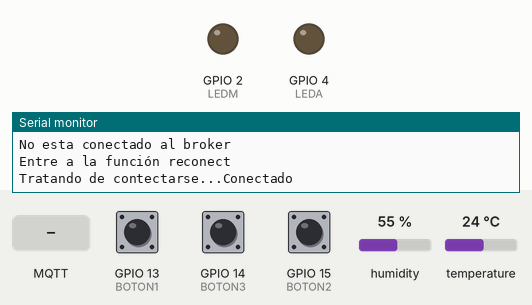
The sketch below on a simulated ESP32. Parts: output pins drawn as LEDs (lit = HIGH), the last lines printed to the serial monitor. Dashed ring = blinking. Inputs (shaded band) come from the test bench; at power-on: GPIO 14 (BOTON3) HIGH, GPIO 15 (BOTON2) HIGH, temperature 24 °C, GPIO 13 (BOTON1) HIGH, humidity 55 %. WiFi joins after 1.5 s; servers stay silent unless stated; no MQTT or app messages arrive unless stated.

Above: at 4.2 s.
4.3 s: MQTT message "true" arrives on the third subscribed topic
At 5.1 s:
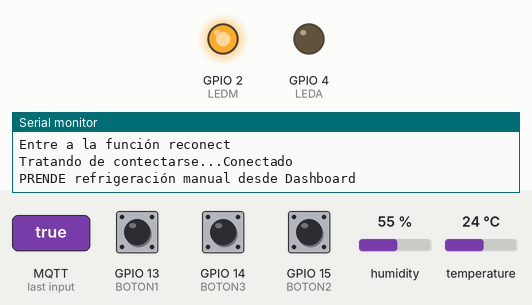
5.9 s: GPIO 14 (BOTON3) pulled LOW for 1 s
At 6.37 s:
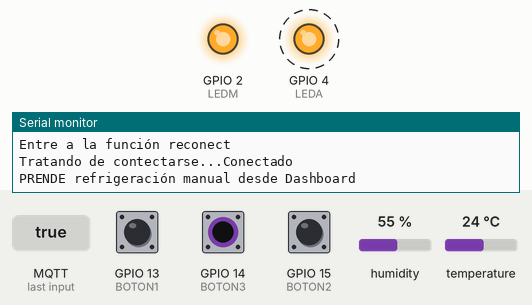
9.4 s: GPIO 15 (BOTON2) pulled LOW for 3.2 s
At 13.7 s:
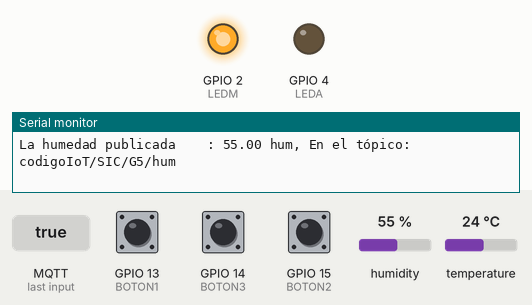
14.1 s: MQTT message "false" arrives on the third subscribed topic
At 14.7 s:
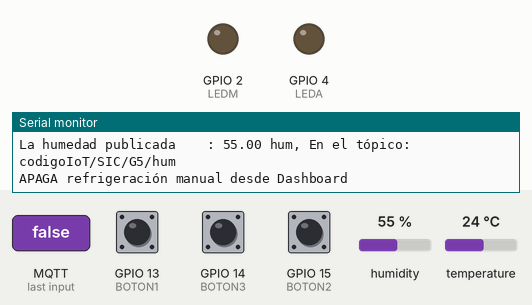
15.6 s: temperature set to 30 °C
19.6 s: temperature set to 33 °C
At 24.2 s:
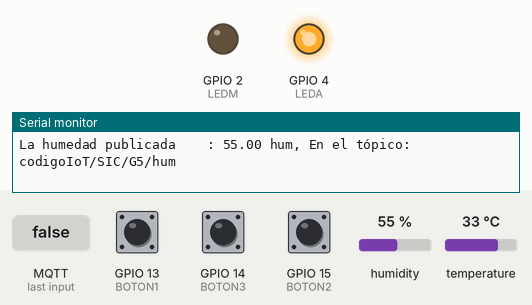
Timing chart, 0 to 25.7 s (numbered marks = the images above; inputs shaded):
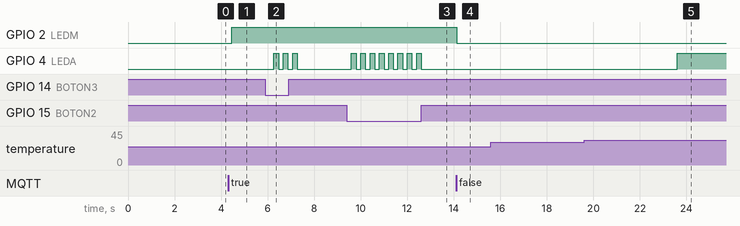

Measured:
- the behaviour switches between 31 and 32 °C on temperature (found by bisection; images 4 and 5)
- after the input at 4.3 s, GPIO 2 (LEDM): LOW → HIGH after 0.17 s
- after the input at 5.9 s, GPIO 4 (LEDA): alternates HIGH for 0.20 s and LOW for 0.20 s, 6 changes in all, then stays LOW, starting after 0.37 s
- after the input at 9.4 s, GPIO 4 (LEDA): alternates HIGH for 0.20 s and LOW for 0.20 s, 16 changes in all, then stays LOW, starting after 0.20 s
- after the input at 14.1 s, GPIO 2 (LEDM): HIGH → LOW at once
- after the input at 19.6 s, GPIO 4 (LEDA): LOW → HIGH after 4.0 s

The sketch:

Ejemplo_Esp32Cam_MQTT-Basic_OpenHab.ino
```cpp
/*
 * Administración de Refrigeración operado en OpenHab
 * Por: Armida González Lorence
 * Fecha: 30 de mayo de 2022
 *
 * Programa creado a partir de los programas MQTT_basic y ESP32Cam_Operadores
 * También me base en el programa de Refrigeración
 *
 * Características
 *   Sensor de temperatura y humedad
 *   Boton1: Manual. Activa la refrigeración al ser presionado
 *   Boton2: Alta demanda
 *   Boton3: Sobre carga de funcionamiento
 *
 *   Led1: Refrigeracion manual
 *   Led2: Refrigeración automática
 *
 *   Que se encienda la refrigeracion manual cada que se presione el boton de manual
 *
 *   La refrigeracion manual tiene prioridad a la refrigeracion automática.
 *
 *   Si la termperatura es alta (mayor a 28, por ejemplo), se activa la refrigeracion automática
 *
 *   Si tengo alta demanda o sobre carga, se activa la refrigeración automática
 *
 *   Si tengo alta demanda o sobrecarga de funcionamiento y ademas temperatura alta, se activan ambas refrigeraciones
 *
 *   Botones 14, 15, 13
 *   Leds 4, 2
 *   DHT11 12
 */
// Ejercicio de ejemplo de Esp32Cam, publicando con MQTTBasic y viendo en OpenHab
// Bibliotecas
#include <WiFi.h>  // Biblioteca para el control de WiFi
#include <PubSubClient.h> //Biblioteca para conexion MQTT
#include "DHT.h" // Incluir la biblioteca de DHT11

//Datos de WiFi
const char* ssid = "CASTILLO";  // Aquí debes poner el nombre de tu red
const char* password = "YolandaC23";  // Aquí debes poner la contraseña de tu red

//Datos del broker MQTT
//Puse un Broker IP público; para actualizar con: nslookup broker.hivemq.com en terminal ubuntu
const char* mqtt_server = "192.168.39.131"; //esta es la dirección IP local (la saque en terminal con ifconfig)
const char* topicTemp= "codigoIoT/SIC/G5/temp"; //Tema en el que se publica la temperatura de DHT11
const char* topicHum= "codigoIoT/SIC/G5/hum"; //Tema en el que se publica la humedad de DHT11
const char* topicLed= "codigoIoT/SIC/G5/led"; //Tema para leer el switc de activar manual
IPAddress server(192,168,39,131);


// Constantes
// Constantes para manejar el DHT11
#define DHTPIN 12       // Digital pin connected to the DHT sensor
#define DHTTYPE DHT11   // DHT 11
#define TemperaturaAlta 32 // Límite de temperatura, para acivar la refrigeración Automática (LEDA en pin 4) y que no ocupe memoria


const int BOTON1 = 13; // Manual
const int BOTON2 = 15; // Alta Demanda
const int BOTON3 = 14; // Sobrecarga de Funcionamiento

const int LEDM = 2; // Refrigeración MANUAL
const int LEDA = 4; // Refreigeración Automática


// Definición de objetos
WiFiClient espClient; // Este objeto maneja los datos de conexion WiFi
PubSubClient client(espClient); // Este objeto maneja los datos de conexion al broker
DHT dht(DHTPIN, DHTTYPE);   // Objeto para manejar el DHT11


// Variables
int dato1=0, dato2=0, dato3=0, l=1;
float t, h, tant=0,timeNow,timeLast=0;
int wait = 5000; //Tiempo de espera para madar mensajes por MQTT
char dataString[8]; // Define una arreglo de caracteres para enviarlos por MQTT, especifica la longitud del mensaje en 8 caracteres

// Condiciones iniciales - Se ejecuta sólo una vez al energizar

void setup() {// Inicio de void setup ()
  // Iniciar comunicación serial
  Serial.begin(115200);
  delay(10);
  //Se realiza conección a WiFi
  Serial.println();
  Serial.println();
  Serial.print("Conectar a ");
  Serial.println(ssid);

  WiFi.begin(ssid, password); // Esta es la función que realiz la conexión a WiFi
  while (WiFi.status() != WL_CONNECTED) { // Este bucle espera a que se realice la conexión
    Serial.print(".");  // Indicador de progreso
    delay (500);
  }

 // Cuando se haya logrado la conexión, se informa lo siguiente
  Serial.println();
  Serial.println("WiFi conectado");
  Serial.print("Direccion IP: ");
  Serial.println(WiFi.localIP());

  pinMode (BOTON1, INPUT_PULLUP);//Configurar el pin del boton como entrada //INPUT, OUTPUT
  pinMode (BOTON2, INPUT_PULLUP);//Configurar el pin del boton como entrada //INPUT, OUTPUT
  pinMode (BOTON3, INPUT_PULLUP);//Configurar el pin del boton como entrada //INPUT, OUTPUT

  pinMode (LEDM, OUTPUT); // Configurar el pin del led como salida de voltaje
  pinMode (LEDA, OUTPUT); // Configurar el pin del led como salida de voltaje

  dht.begin(); //Inicialización de la comunicación con el sensor DHT11

  // Conexión con el broker MQTT
  client.setServer(server, 1883); // Conectarse a la IP del broker en el puerto indicado
  client.setCallback(callback); // Activar función de CallBack, permite recibir mensajes MQTT y ejecutar funciones a partir de ellos
  delay(1500);  // Esta espera es preventiva, espera a la conexión para no perder información

  timeLast=millis(); //Para iniciar el control del tiempo

}// Fin de void setup

// Cuerpo del programa - Se ejecuta constamente
void loop() {// Inicio de void loop

   // put your main code here, to run repeatedly:
  while (WiFi.status() == WL_CONNECTED) {

   //Verificar siempre que haya conexión al broker
    if (!client.connected()) {
    Serial.println("No esta conectado al broker");
    reconnect();  // En caso de que no haya conexión, ejecutar la función de reconexión, definida despues del void setup ()
    }// fin del if (!client.connected())
    client.loop(); // Esta función es muy importante, ejecuta de manera no bloqueante las funciones necesarias para la comunicación con el broker

  leeSensor();  //En esta función se lee el DHT11 y s publica la temperatura en el tema
  leeBotones(); //En esta función únicamente se lee el estado de los botones
  activaRefrigeraciones(); //Según la lectura de los botones, activa la refrigeración según criterios
  }
  } // Fin de void loop


// Funciones del usuario

 void leeSensor ()
 {
    // Read temperature as Celsius (the default)

    timeNow= millis();
    if (timeNow - timeLast > wait) {
      timeLast = timeNow; // Actualización de seguimiento de tiempo no bloqueante
      Serial.println(F("-----"));
      //Primero lee y manda Temperatura
      t = dht.readTemperature();
      dtostrf(t, 1, 2, dataString);
      Serial.print(F("La temperatura publicada: "));
      Serial.print(dataString);
      Serial.print(F(" °C , "));
      Serial.print(F("En el tópico: "));
      Serial.println(topicTemp);
      client.publish(topicTemp, dataString); // Esta es la función que envía los datos por MQTT

      delay(100);
      //Segundo lee y manda Humedad
      h = dht.readHumidity();
      dtostrf(h, 1, 2, dataString);
      Serial.print(F("La humedad publicada    : "));
      Serial.print(dataString);
      Serial.print(F(" hum, "));
      Serial.print(F("En el tópico: "));
      Serial.println(topicHum);
      client.publish(topicHum, dataString); // Esta es la función que envía los datos por MQTT


      if (isnan(t)) { // Check if any reads failed and exit early (to try again).
       Serial.println(F("Failed to read from DHT sensor!"));
       return;
     }
    }
 }

 void leeBotones ()
 {
  dato1 = digitalRead (BOTON1); //Leer el pin del boton 1 MANUAL
  dato2 = digitalRead (BOTON2); //Leer el pin del boton 2 ALTA DEMANDA
  dato3 = digitalRead (BOTON3); //Leer el pin del boton 3 SOBRE CARGA
 }

 void activaRefrigeraciones ()
 {
   //Para activar la refrigeración Automática
  if (t>=TemperaturaAlta) {
  digitalWrite (LEDA, HIGH);
  //Publicar alerta de temperatura Alta
  //dataString = 'TmAlert';
  //client.publish(topicTemp, dataString); // Esta es la función que envía los datos por MQTT

  }
  if (t<TemperaturaAlta) {
  digitalWrite (LEDA, LOW);}

  //Para activar la refrigeración Manual
  if (!dato1 || !l)
  {
  digitalWrite (LEDM, HIGH); //Prender el led Refrigeración manual
  delay (200);
  } else {
    digitalWrite (LEDM, LOW); //Prender el led Refrigeración manual
  delay (200);}

  // Alta demanda o sobre carga, se activa la refrigeración automática
  if (!dato2 || !dato3) {
      digitalWrite (LEDA, HIGH); //Prender el led refrigeración automática
      delay (200);
      }
  }

// Esta función permite tomar acciones en caso de que se reciba un mensaje correspondiente a un tema al cual se hará una suscripción
void callback(char* topic, byte* message, unsigned int length) {

  // Concatenar los mensajes recibidos para conformarlos como una varialbe String
  String messageTemp; // Se declara la variable en la cual se generará el mensaje completo
  for (int i = 0; i < length; i++) {  // Se imprime y concatena el mensaje
    messageTemp += (char)message[i];
  }
  String messageHum; // Se declara la variable en la cual se generará el mensaje completo
  for (int i = 0; i < length; i++) {  // Se imprime y concatena el mensaje
    messageHum += (char)message[i];
  }
  String messageLed; // Se declara la variable en la cual se generará el mensaje completo
  for (int i = 0; i < length; i++) {  // Se imprime y concatena el mensaje
    messageLed += (char)message[i];

  }
  //* Se comprueba que el mensaje se haya concatenado correctamente
  //Serial.println();
  //Serial.print ("Mensaje LED concatenado en una sola variable: ");
  //Serial.println (messageTemp);


  // En esta parte puedes agregar las funciones que requieras para actuar según lo necesites al recibir un mensaje MQTT

  if (String(topic) == topicLed) {  // En caso de recibirse mensaje en el tema esp32/output
    if(messageLed == "true"){
      l=0;
      Serial.println("PRENDE refrigeración manual desde Dashboard");
    }// fin del if topic
    if(messageLed == "false"){
      l=1;
      Serial.println("APAGA refrigeración manual desde Dashboard");
    }// fin del if topic
  }// fin del if topic
}// fin del void callback


// Función para reconectarse
void reconnect() {
  // Bucle hasta lograr conexión
  Serial.println("Entre a la función reconect");
  while (!client.connected()) { // Pregunta si hay conexión
    Serial.print("Tratando de contectarse...");
    // Intentar reconexión
    if (client.connect("espClient")) { //Pregunta por el resultado del intento de conexión
      Serial.println("Conectado");
      client.subscribe(topicTemp); // Esta función realiza la suscripción al tema temperatura
      client.subscribe(topicHum);  // Esta función realiza la suscripción al tema humedad
      client.subscribe(topicLed);  // Esta función realiza la suscripción al tema led
    }// fin del  if (client.connect("espClient"))
    else {  //en caso de que la conexión no se logre
      Serial.print("Conexion fallida, Error rc=");
      Serial.print(client.state()); // Muestra el codigo de error
      Serial.println(" Volviendo a intentar en 5 segundos");
      // Espera de 5 segundos bloqueante
      delay(5000);
      Serial.println (client.connected ()); // Muestra estatus de conexión
    }// fin del else
  }// fin del bucle while (!client.connected())
}// fin de void reconnect
```
